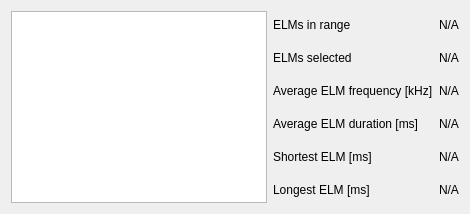
              <widget class="QWidget" name="tab_3">
               <attribute name="title">
                <string>ELM Controls</string>
               </attribute>
               <layout class="QHBoxLayout" name="horizontalLayout_4">
                <item>
                 <widget class="QTableWidget" name="tblELMs"/>
                </item>
                <item>
                 <layout class="QGridLayout" name="gridLayout">
                  <item row="2" column="0">
                   <widget class="QLabel" name="label_18">
                    <property name="text">
                     <string>Average ELM frequency [kHz]</string>
                    </property>
                   </widget>
                  </item>
                  <item row="2" column="1">
                   <widget class="QLabel" name="lblELMfreq">
                    <property name="text">
                     <string>N/A</string>
                    </property>
                   </widget>
                  </item>
                  <item row="3" column="0">
                   <widget class="QLabel" name="label_20">
                    <property name="text">
                     <string>Average ELM duration [ms]</string>
                    </property>
                   </widget>
                  </item>
                  <item row="3" column="1">
                   <widget class="QLabel" name="lblELMdur">
                    <property name="text">
                     <string>N/A</string>
                    </property>
                   </widget>
                  </item>
                  <item row="4" column="0">
                   <widget class="QLabel" name="label_22">
                    <property name="text">
                     <string>Shortest ELM [ms]</string>
                    </property>
                   </widget>
                  </item>
                  <item row="4" column="1">
                   <widget class="QLabel" name="lblELMmin">
                    <property name="text">
                     <string>N/A</string>
                    </property>
                   </widget>
                  </item>
                  <item row="5" column="1">
                   <widget class="QLabel" name="lblELMmax">
                    <property name="text">
                     <string>N/A</string>
                    </property>
                   </widget>
                  </item>
                  <item row="5" column="0">
                   <widget class="QLabel" name="label_24">
                    <property name="text">
                     <string>Longest ELM [ms]</string>
                    </property>
                   </widget>
                  </item>
                  <item row="1" column="0">
                   <widget class="QLabel" name="label_10">
                    <property name="text">
                     <string>ELMs selected</string>
                    </property>
                   </widget>
                  </item>
                  <item row="1" column="1">
                   <widget class="QLabel" name="lblELMnum">
                    <property name="text">
                     <string>N/A</string>
                    </property>
                   </widget>
                  </item>
                  <item row="0" column="0">
                   <widget class="QLabel" name="label_17">
                    <property name="text">
                     <string>ELMs in range</string>
                    </property>
                   </widget>
                  </item>
                  <item row="0" column="1">
                   <widget class="QLabel" name="lblELMsInRange">
                    <property name="text">
                     <string>N/A</string>
                    </property>
                   </widget>
                  </item>
                 </layout>
                </item>
               </layout>
              </widget>
